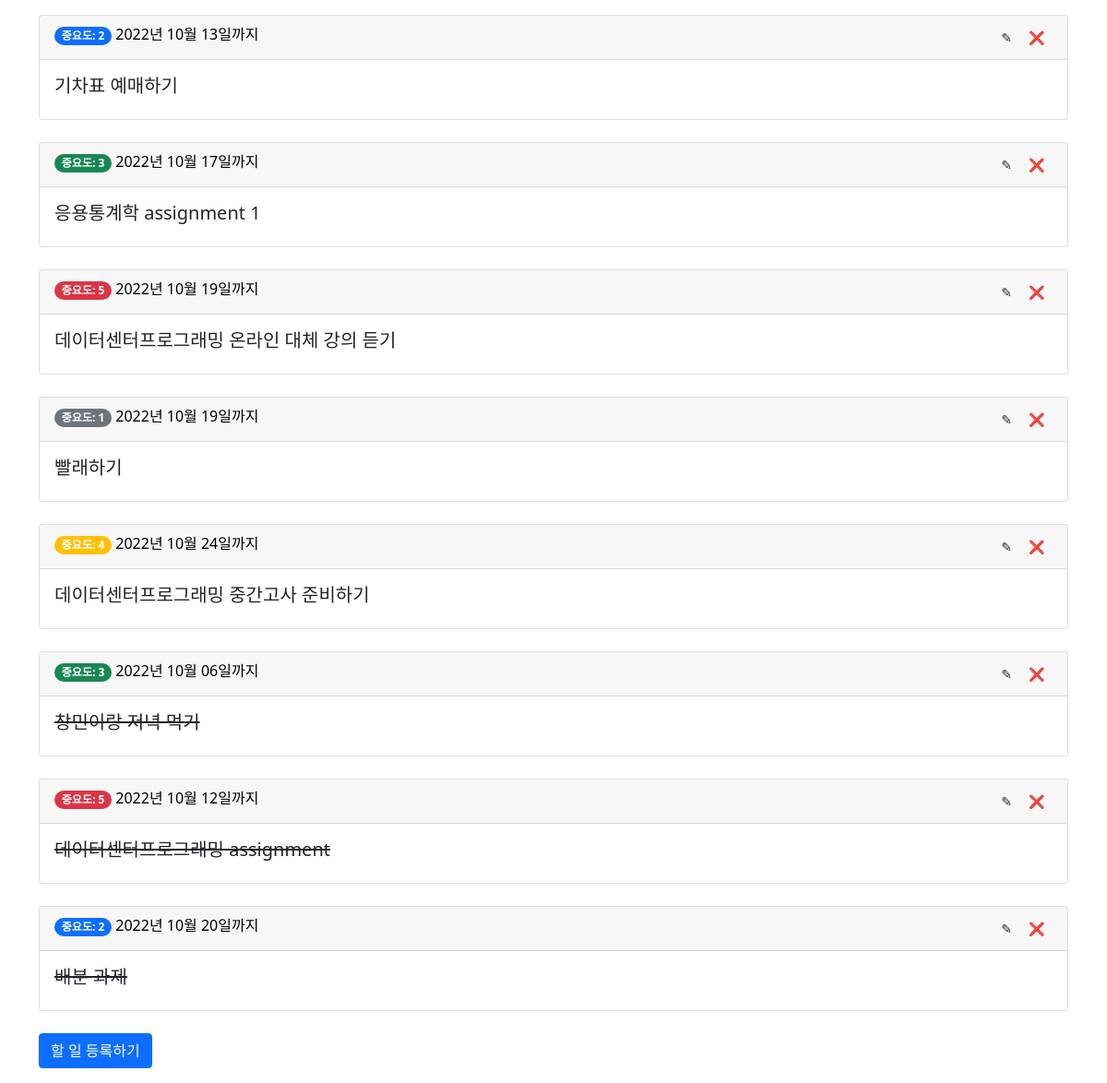
The page / on the database its author committed.
### todolist/models.py (models this page shows)
class Task(models.Model):
    content = models.CharField(max_length=200)
    due_date = models.DateField()
    priority_level = models.IntegerField(choices=PriorityLevel.choices)
    finished = models.BooleanField()

### todolist/views.py (the view)
# urls.py: path('', views.index, name='task_list'),
def index(request):
    task_list = Task.objects.order_by('finished', 'due_date', '-priority_level')
    context = {'task_list': task_list}
    return render(request, 'task_list.html', context)

### todolist/templates/task_list.html (shortened to what this page needs)
{% extends 'base.html' %}
{% block content %}
<div class="container my-3">
    {% if task_list %}
    {% for task in task_list %}
    <a href="{% url 'task_detail' task.id %}" style="text-decoration: none; color: black;">
        <div class="card">
            <div class="card-header">
                {% if task.priority_level == 1 %} <span class="badge rounded-pill bg-secondary">중요도: 1</span>
                {% elif task.priority_level == 2 %} <span class="badge rounded-pill bg-primary">중요도: 2</span>
                {% elif task.priority_level == 3 %} <span class="badge rounded-pill bg-success">중요도: 3</span>
                {% elif task.priority_level == 4 %} <span class="badge rounded-pill bg-warning">중요도: 4</span>
                {% elif task.priority_level == 5 %} <span class="badge rounded-pill bg-danger">중요도: 5</span>
                {% endif %}
                <span>{{ task.due_date | date:"Y년 m월 d일" }}까지</span>
                <a href="javascript:void(0)" class="delete btn btn-sm float-end" data-uri="{% url 'task_delete' task.id %}">❌</a>
                <a href="{% url 'task_edit' task.id  %}" class="btn btn-sm float-end">✎</a>
            </div>
            <div class="card-body">
                {% if task.finished %}
                <h5 class="card-title"><del>{{ task.content }}</del></h5>
                {% else %}
                <h5 class="card-title">{{ task.content }}</h5>
                {% endif %}
            </div>
        </div>
    </a>
    <br>
    {% endfor %}
    {% else %}
    <div class="card">
        등록된 할 일이 없습니다!
    </div>
    {% endif %}
    <a href="{% url 'task_create' %}" class="btn btn-primary">할 일 등록하기</a>
</div>
{% endblock %}

### todolist/templates/base.html (shortened to what this page needs)
{% load static %}
<!doctype html>
<html lang="ko">
<head>
    <link rel="stylesheet" type="text/css" href="{% static 'bootstrap.min.css' %}">
</head>
<body>
{% block content %}
{% endblock %}
</body>
</html>

### rows shown on the page
Task: priority_level "중요도: 2", due_date "2022년 10월 13일", content "기차표 예매하기"
Task: priority_level "중요도: 3", due_date "2022년 10월 17일", content "응용통계학 assignment 1"
Task: priority_level "중요도: 5", due_date "2022년 10월 19일", content "데이터센터프로그래밍 온라인 대체 강의 듣기"
Task: priority_level "중요도: 1", due_date "2022년 10월 19일", content "빨래하기"
Task: priority_level "중요도: 4", due_date "2022년 10월 24일", content "데이터센터프로그래밍 중간고사 준비하기"
Task: priority_level "중요도: 3", due_date "2022년 10월 06일", content "창민이랑 저녁 먹기"
Task: priority_level "중요도: 5", due_date "2022년 10월 12일", content "데이터센터프로그래밍 assignment"
Task: priority_level "중요도: 2", due_date "2022년 10월 20일", content "배분 과제"
